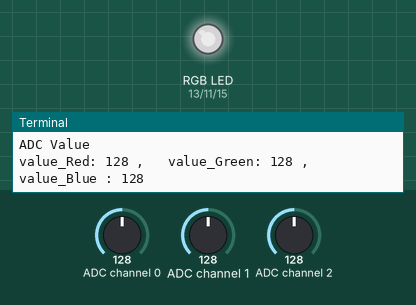
This program was run on a simulated Raspberry Pi (header pin numbers). On the bench: an RGB LED mixed from three pins (HIGH = lit), the last lines printed to the terminal. Inputs (shaded band) come from the test bench; at power-on: ADC channel 0 = 128, ADC channel 1 = 128, ADC channel 2 = 128 (analog values on the 0–255 scale). Dim RGB values are drawn brighter than linear.

Above: at 1.2 s.
1.3 s: ADC channel 0 set to 178
At 2.3 s:
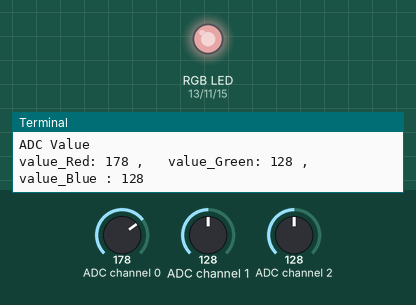
2.8 s: ADC channel 1 set to 178
At 3.6 s:
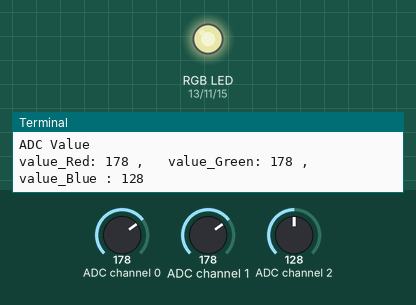
4.3 s: ADC channel 2 set to 178
At 4.8 s:
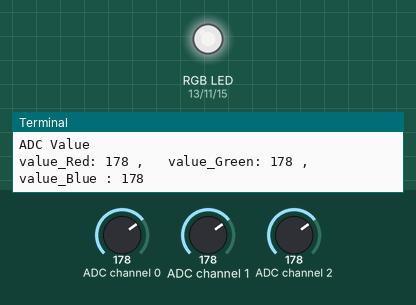
5.8 s: ADC channel 0 set to 224
At 6.1 s:
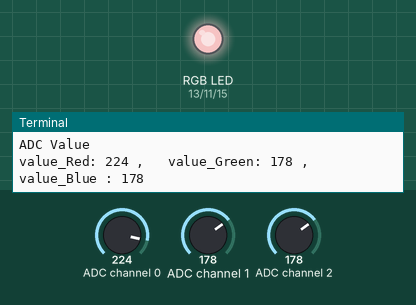
7.3 s: ADC channel 1 set to 224
At 8.1 s:
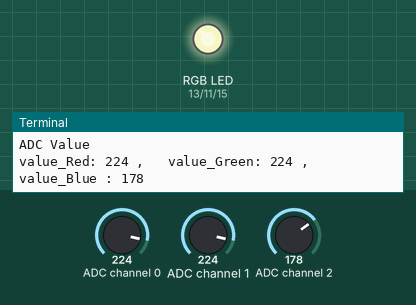
8.8 s: ADC channel 2 set to 224
At 9.4 s:
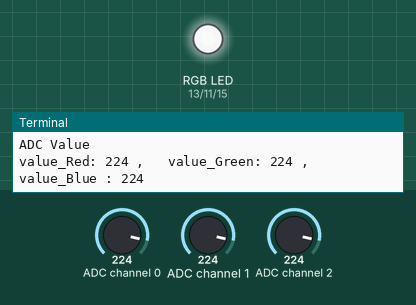
Timing chart, 0 to 11.3 s (numbered marks = the images above; inputs shaded):
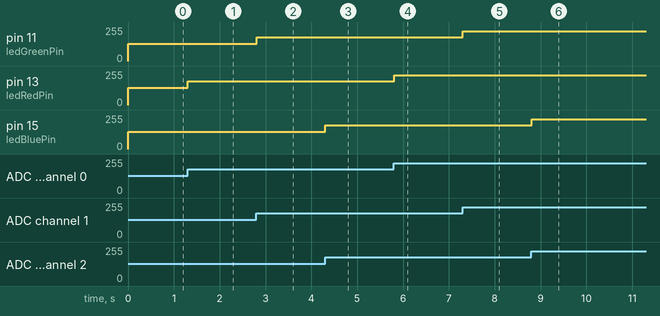

Measured:
- after the input at 1.3 s, pin 13 (ledRedPin): 128/255 → 178/255 at once
- after the input at 2.8 s, pin 11 (ledGreenPin): 128/255 → 178/255 at once
- after the input at 4.3 s, pin 15 (ledBluePin): 128/255 → 178/255 at once
- after the input at 5.8 s, pin 13 (ledRedPin): 178/255 → 224/255 at once
- after the input at 7.3 s, pin 11 (ledGreenPin): 178/255 → 224/255 at once
- after the input at 8.8 s, pin 15 (ledBluePin): 178/255 → 224/255 at once

The program:

ColorfulSoftLight.py
```python
import RPi.GPIO as GPIO
import time
from ADCDevice import *

ledRedPin = 13
ledGreenPin = 11
ledBluePin = 15
adc = ADCDevice()

def setup():
    global adc
    if(adc.detectI2C(0x4b)):
        adc=ADS7830()

    else:
        print("No correct I2C address found, \n"
                "please us command 'i2cdetect -y 1' to check the i2c address! \n"
                "Progam Exit. \n");
        exit(-1)

    global p_Red, p_Green, p_Blue
    GPIO.setmode(GPIO.BOARD)
    GPIO.setup(ledRedPin, GPIO.OUT)
    GPIO.setup(ledGreenPin, GPIO.OUT)
    GPIO.setup(ledBluePin, GPIO.OUT)

    p_Red = GPIO.PWM(ledRedPin, 1000)
    p_Red.start(0)
    p_Green = GPIO.PWM(ledGreenPin, 1000)
    p_Green.start(0)
    p_Blue = GPIO.PWM(ledBluePin, 1000)
    p_Blue.start(0)

def loop():
    while True:
        value_Red = adc.analogRead(0)
        value_Green = adc.analogRead(1)
        value_Blue = adc.analogRead(2)
        p_Red.ChangeDutyCycle(value_Red*100/255)
        p_Green.ChangeDutyCycle(value_Green*100/255)
        p_Blue.ChangeDutyCycle(value_Blue*100/255)
        print("ADC Value\nvalue_Red: %d , \tvalue_Green: %d , \tvalue_Blue : %d"%(value_Red,value_Green,value_Blue))
        time.sleep(0.01)

def destroy():
    adc.close()
    p_Red.stop()
    p_Green.stop()
    p_Blue.stop()
    GPIO.cleanup()

if "__main__" == __name__:
    print("Program is starting...")
    setup()
    try:
        loop()
    except KeyboardInterrupt:
        destroy()
```

ADCDevice.py
```python
import smbus

class ADCDevice(object):
    def __init__(self):
        self.cmd = 0
        self.address = 0
        self.bus = smbus.SMBus(1)

    def detectI2C(self,addr):
        try:
            self.bus.write_byte(addr,0)
            print("Found device in address 0x%x"%(addr))
            return True
        except:
            print("Not found device in address 0x%x"%(addr))
            return False

    def close(self):
        self.bus.close()

class PCF8591(ADCDevice):
    def __init__(self):
        super(PCF8591, self).__init__()
        self.cmd = 0x40
        self.address = 0x48

    def analogRead(self,chn):
        value = self.bus.read_byte_data(self.address, self.cmd+chn)
        value = self.bus.read_byte_data(self.address, self.cmd+chn)
        return value

    def analogWrite(self, value):
        self.bus.write_byte_data(address,cmd,value)

class ADS7830(ADCDevice):
    def __init__(self):
        super(ADS7830, self).__init__()
        self.cmd = 0x84
        self.address = 0x4b

    def analogRead(self, chn):
        value = self.bus.read_byte_data(self.address, self.cmd|(((chn<<2 | chn>>1)&0x07)<<4))
        return value
```
